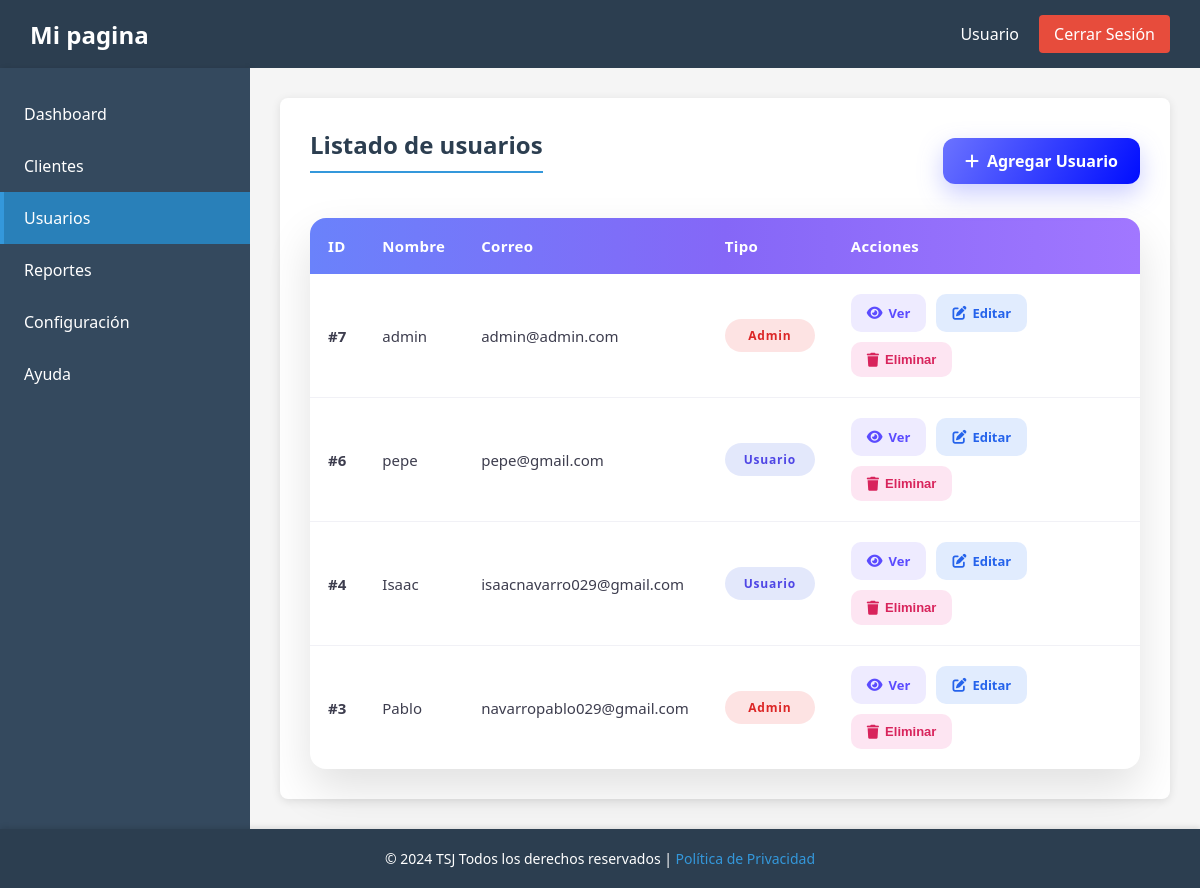
Screenshot of /templates/plantilla.php?view=usuarios with the database file from the repository.
### tables this page shows
CREATE TABLE `usuarios` (
  `id` int(11) NOT NULL AUTO_INCREMENT,
  `nombre` varchar(120) NOT NULL,
  `correo` varchar(150) NOT NULL,
  `contrase├▒a` varchar(200) NOT NULL,
  `es_admin` tinyint(4) NOT NULL,
  PRIMARY KEY (`id`)
);

### templates/plantilla.php (the view, shortened to what this page needs)
<?php
require_once __DIR__ . '/../lib/conn.php';
$view = $_GET['view'] ?? 'dashboard';
$currentView = $view;
$usuarios = [];
if ($view === 'usuarios') {
    $sql = "SELECT id, nombre, correo, es_admin FROM usuarios ORDER BY id DESC";
    $resultado = $conexion->query($sql);
    if ($resultado) {
        $usuarios = $resultado->fetch_all(MYSQLI_ASSOC);
    }
}
?>
<!DOCTYPE html>
<html lang="es">
<head>
    <link rel="stylesheet" href="https://cdnjs.cloudflare.com/ajax/libs/font-awesome/6.4.0/css/all.min.css" />
</head>
<body>
<?php include ('../templates/header.php'); ?>
    <div class="container">
        <?php include ('../templates/sidebar.php'); ?>
        <main class="main-content">
            <div class="content-area">
                <?php if ($view === 'usuarios'): ?>
                    <div class="content-header">
                        <h2>Listado de usuarios</h2>
                        <a href="../usuarios/nuevo.php" class="btn-agregar">
                            <i class="fas fa-plus"></i> Agregar Usuario
                        </a>
                    </div>
                    <?php if (count($usuarios) > 0): ?>
                        <div class="tabla-container">
                            <table class="usuarios-table">
                                <thead>
                                    <tr>
                                        <th>ID</th>
                                        <th>Nombre</th>
                                        <th>Correo</th>
                                        <th>Tipo</th>
                                        <th>Acciones</th>
                                    </tr>
                                </thead>
                                <tbody>
                                    <?php foreach ($usuarios as $usuario): ?>
                                        <tr>
                                            <td><strong>#<?php echo htmlspecialchars($usuario['id']); ?></strong></td>
                                            <td><?php echo htmlspecialchars($usuario['nombre']); ?></td>
                                            <td><?php echo htmlspecialchars($usuario['correo']); ?></td>
                                            <td>
                                                <span class="tipo-badge <?php echo $usuario['es_admin'] == 1 ? 'badge-admin' : 'badge-usuario'; ?>">
                                                    <?php echo $usuario['es_admin'] == 1 ? 'Admin' : 'Usuario'; ?>
                                                </span>
                                            </td>
                                            <td>
                                                <div class="acciones">
                                                    <a href="../usuarios/ver.php?id=<?php echo $usuario['id']; ?>" class="btn-accion btn-ver">
                                                        <i class="fas fa-eye"></i> Ver
                                                    </a>
                                                    <a href="../usuarios/editar.php?id=<?php echo $usuario['id']; ?>" class="btn-accion btn-editar">
                                                        <i class="fas fa-edit"></i> Editar
                                                    </a>
                                                    <form method="POST" action="../usuarios/eliminar.php" style="display: inline;" onsubmit="return confirm('¿Estás seguro de eliminar este usuario?');">
                                                        <button type="submit" class="btn-accion btn-eliminar">
                                                            <i class="fas fa-trash"></i> Eliminar
                                                        </button>
                                                    </form>
                                                </div>
                                            </td>
                                        </tr>
                                    <?php endforeach; ?>
                                </tbody>
                            </table>
                        </div>
                    <?php endif; ?>
                <?php endif; ?>
            </div>
        </main>
    </div>
    <?php include ('../templates/footer.php'); ?>
</body>
</html>

### templates/header.php
<?php
$userName = isset($userName) ? $userName : ($_SESSION['user_name'] ?? 'Usuario');
?>
    <header class="header">
        <h1>Mi pagina</h1>
        <div class="user-menu">
            <div class="user-info">
                <span><?php echo htmlspecialchars($userName); ?></span>
            </div>
            <a href="logout.php" class="logout-btn">Cerrar Sesión</a>
        </div>
    </header>

### templates/sidebar.php
<?php
$currentView = $currentView ?? '';
$docRoot = isset($_SERVER['DOCUMENT_ROOT']) ? str_replace('\\', '/', rtrim($_SERVER['DOCUMENT_ROOT'], '/')) : '';
$projectRoot = str_replace('\\', '/', realpath(__DIR__ . '/..'));
$relativeRoot = '';
if ($docRoot && strpos($projectRoot, $docRoot) === 0) {
    $relativeRoot = substr($projectRoot, strlen($docRoot));
}
$basePath = '/' . trim($relativeRoot, '/');
if ($basePath === '/') {
    $basePath = '/';
}
$baseUrl = rtrim($basePath, '/') . '/';
?>
        <aside class="sidebar">
            <ul>
                <li><a class="<?php echo $currentView === 'dashboard' ? 'active' : ''; ?>" href="<?php echo $baseUrl; ?>templates/plantilla.php?view=dashboard">Dashboard</a></li>
                <li><a class="<?php echo $currentView === 'clientes' ? 'active' : ''; ?>" href="<?php echo $baseUrl; ?>templates/plantilla.php?view=clientes">Clientes</a></li>
                <li><a class="<?php echo $currentView === 'usuarios' ? 'active' : ''; ?>" href="<?php echo $baseUrl; ?>templates/plantilla.php?view=usuarios">Usuarios</a></li>
                <li><a href="<?php echo $baseUrl; ?>reportes.php">Reportes</a></li>
                <li><a href="<?php echo $baseUrl; ?>configuracion.php">Configuración</a></li>
                <li><a href="<?php echo $baseUrl; ?>ayuda.php">Ayuda</a></li>
            </ul>
        </aside>

### templates/footer.php
<footer class="footer">
    <p>&copy; 2024 TSJ   Todos los derechos reservados | <a href="#">Política de Privacidad</a></p>
</footer>

### templates/plantilla.php (style rules this page uses)
* { margin: 0; padding: 0; box-sizing: border-box; }
body { font-family: 'Segoe UI', Tahoma, Geneva, Verdana, sans-serif; background-color: #f5f5f5; display: flex; flex-direction: column; min-height: 100vh; }
.header { background-color: #2c3e50; color: white; padding: 15px 30px; display: flex; justify-content: space-between; align-items: center; box-shadow: 0 2px 5px rgba(0,0,0,0.1); }
.header h1 { font-size: 24px; }
.user-menu { display: flex; align-items: center; gap: 20px; }
.user-info { display: flex; align-items: center; gap: 10px; }
.user-info span { font-weight: 500; }
.logout-btn { background-color: #e74c3c; color: white; border: none; padding: 8px 15px; border-radius: 4px; cursor: pointer; text-decoration: none; transition: background-color 0.3s; }
.container { display: flex; flex: 1; }
.sidebar { width: 250px; background-color: #34495e; color: white; padding: 20px 0; box-shadow: 2px 0 5px rgba(0,0,0,0.1); }
.sidebar ul { list-style: none; }
.sidebar li { margin: 0; }
.sidebar a { display: block; color: white; text-decoration: none; padding: 15px 20px; transition: background-color 0.3s, padding-left 0.3s; border-left: 4px solid transparent; }
.sidebar a.active { background-color: #2980b9; border-left-color: #3498db; }
.main-content { flex: 1; padding: 30px; background-color: #f5f5f5; }
.content-area { background-color: white; padding: 30px; border-radius: 8px; box-shadow: 0 2px 10px rgba(0,0,0,0.1); min-height: 400px; }
.content-area h2 { color: #2c3e50; margin-bottom: 20px; border-bottom: 2px solid #3498db; padding-bottom: 10px; }
.content-header { display: flex; justify-content: space-between; align-items: center; gap: 16px; margin-bottom: 20px; flex-wrap: wrap; }
.footer { background-color: #2c3e50; color: white; text-align: center; padding: 20px; margin-top: auto; box-shadow: 0 -2px 5px rgba(0,0,0,0.1); }
.footer p { margin: 0; font-size: 14px; }
.footer a { color: #3498db; text-decoration: none; }
.tabla-container { margin-top: 25px; border-radius: 16px; overflow: hidden; box-shadow: 0 20px 45px rgba(0, 0, 0, 0.12); background: #fff; }
.usuarios-table { width: 100%; border-collapse: collapse; }
.usuarios-table thead { background: linear-gradient(90deg, #6a82fb 0%, #8567f7 50%, #a177ff 100%); }
.usuarios-table th { color: #fff; text-align: left; padding: 18px; font-size: 15px; font-weight: 600; letter-spacing: 0.3px; }
.usuarios-table td { padding: 20px 18px; border-bottom: 1px solid #f1f1f6; color: #3d3d4e; font-size: 15px; }
.usuarios-table tbody tr:last-child td { border-bottom: none; }
.tipo-badge { display: inline-flex; align-items: center; justify-content: center; min-width: 90px; padding: 8px 14px; border-radius: 999px; font-size: 12px; font-weight: 700; letter-spacing: 0.8px; }
.badge-admin { background: rgba(239, 68, 68, 0.15); color: #dc2626; }
.badge-usuario { background: rgba(102, 126, 234, 0.18); color: #4f46e5; }
.acciones { display: flex; gap: 10px; flex-wrap: wrap; }
.btn-accion { display: inline-flex; align-items: center; gap: 6px; padding: 10px 16px; border-radius: 10px; font-size: 13px; font-weight: 600; border: none; text-decoration: none; transition: transform 0.15s ease, box-shadow 0.15s ease; }
.btn-accion i { font-size: 14px; }
.btn-ver { background: rgba(118, 92, 255, 0.12); color: #5b4bff; }
.btn-editar { background: rgba(59, 130, 246, 0.15); color: #2563eb; }
.btn-eliminar { background: rgba(244, 114, 182, 0.18); color: #d8245c; }
.btn-agregar { display: inline-flex; align-items: center; gap: 8px; padding: 12px 22px; background: linear-gradient(120deg, #6b73ff, #000dff); color: #fff; border-radius: 12px; font-weight: 600; text-decoration: none; box-shadow: 0 10px 25px rgba(107, 115, 255, 0.35); transition: transform 0.15s ease, box-shadow 0.15s ease; }

### rows the page displays
usuarios: id "7", nombre "admin", correo "admin@admin.com", es_admin "Admin"
usuarios: id "6", nombre "pepe", correo "pepe@gmail.com", es_admin "Usuario"
usuarios: id "4", nombre "Isaac", correo "isaacnavarro029@gmail.com", es_admin "Usuario"
usuarios: id "3", nombre "Pablo", correo "navarropablo029@gmail.com", es_admin "Admin"

### other values shown
$userName "Usuario"
